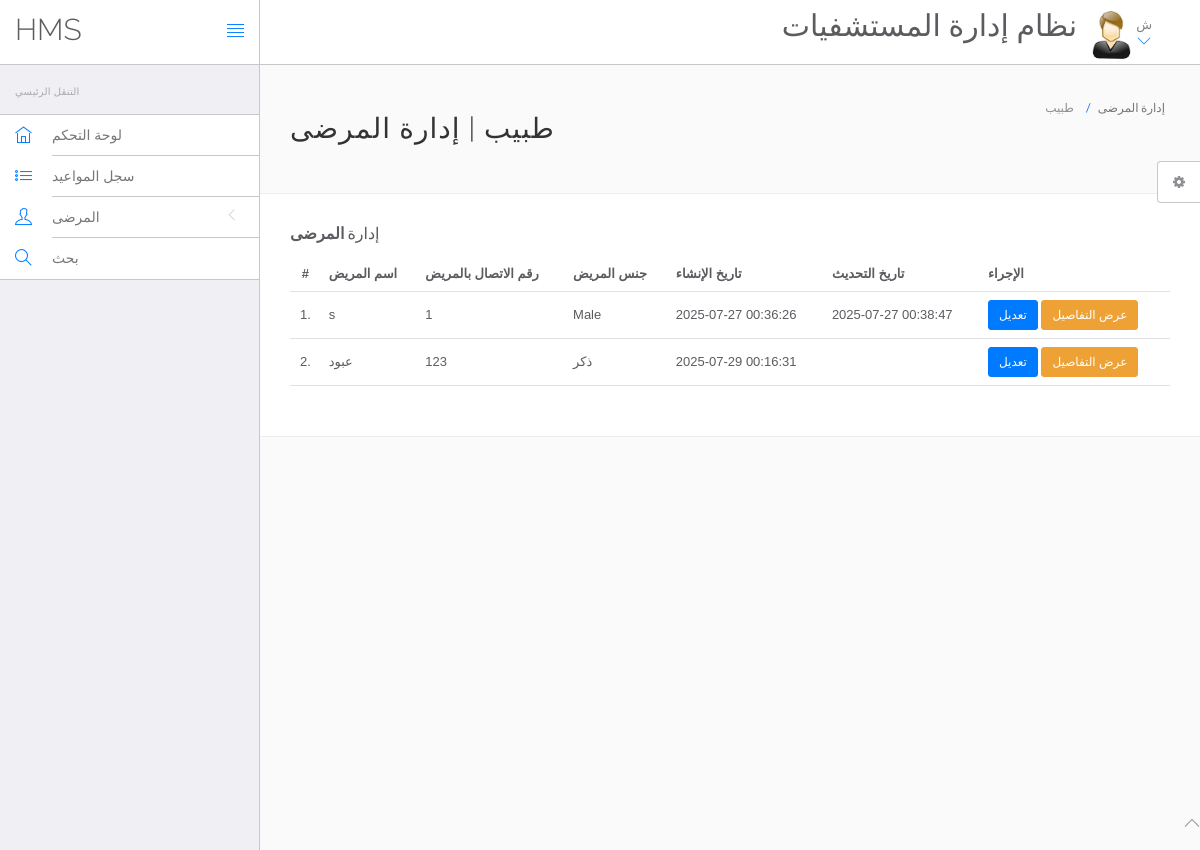
Screenshot of /hospital/hms/doctor/manage-patient.php (signed in) with the database file from the repository.
### tables this page shows
CREATE TABLE `doctors` (
  `id` int(11) NOT NULL,
  `specilization` varchar(255) DEFAULT NULL,
  `doctorName` varchar(255) DEFAULT NULL,
  `address` longtext DEFAULT NULL,
  `docFees` varchar(255) DEFAULT NULL,
  `contactno` bigint(11) DEFAULT NULL,
  `docEmail` varchar(255) DEFAULT NULL,
  `password` varchar(255) DEFAULT NULL,
  `creationDate` timestamp NULL DEFAULT current_timestamp(),
  `updationDate` timestamp NULL DEFAULT NULL ON UPDATE current_timestamp()
);

CREATE TABLE `tblpatient` (
  `ID` int(10) NOT NULL,
  `Docid` int(10) DEFAULT NULL,
  `PatientName` varchar(200) DEFAULT NULL,
  `PatientContno` bigint(10) DEFAULT NULL,
  `PatientEmail` varchar(200) DEFAULT NULL,
  `PatientGender` varchar(50) DEFAULT NULL,
  `PatientAdd` longtext DEFAULT NULL,
  `PatientAge` int(10) DEFAULT NULL,
  `PatientMedhis` longtext DEFAULT NULL,
  `CreationDate` timestamp NULL DEFAULT current_timestamp(),
  `UpdationDate` timestamp NULL DEFAULT NULL ON UPDATE current_timestamp()
);

### hospital/hms/doctor/manage-patient.php (the view, shortened to what this page needs)
<?php
include('include/config.php');
if(strlen($_SESSION['id']==0)) {
 header('location:logout.php');
  } else{
?>
<!DOCTYPE html>
<html lang="en">
	<head>
		<link rel="stylesheet" href="vendor/bootstrap/css/bootstrap.min.css">
		<link rel="stylesheet" href="vendor/fontawesome/css/font-awesome.min.css">
		<link rel="stylesheet" href="vendor/themify-icons/themify-icons.min.css">
		<link href="vendor/animate.css/animate.min.css" rel="stylesheet" media="screen">
		<link href="vendor/perfect-scrollbar/perfect-scrollbar.min.css" rel="stylesheet" media="screen">
		<link href="vendor/switchery/switchery.min.css" rel="stylesheet" media="screen">
		<link href="vendor/bootstrap-touchspin/jquery.bootstrap-touchspin.min.css" rel="stylesheet" media="screen">
		<link href="vendor/select2/select2.min.css" rel="stylesheet" media="screen">
		<link href="vendor/bootstrap-datepicker/bootstrap-datepicker3.standalone.min.css" rel="stylesheet" media="screen">
		<link href="vendor/bootstrap-timepicker/bootstrap-timepicker.min.css" rel="stylesheet" media="screen">
		<link rel="stylesheet" href="assets/css/styles.css">
		<link rel="stylesheet" href="assets/css/plugins.css">
		<link rel="stylesheet" href="assets/css/themes/theme-1.css" id="skin_color" />
	</head>
	<body>
		<div id="app">
<?php include('include/sidebar.php');?>
<div class="app-content">
<?php include('include/header.php');?>
<div class="main-content" >
<div class="wrap-content container" id="container">
<section id="page-title">
<div class="row">
<div class="col-sm-8">
<h1 class="mainTitle">طبيب | إدارة المرضى</h1>
</div>
<ol class="breadcrumb">
<li>
<span>طبيب</span>
</li>
<li class="active">
<span>إدارة المرضى</span>
</li>
</ol>
</div>
</section>
<div class="container-fluid container-fullw bg-white">
<div class="row">
<div class="col-md-12">
<h5 class="over-title margin-bottom-15">إدارة <span class="text-bold">المرضى</span></h5>
<table class="table table-hover" id="sample-table-1">
<thead>
<tr>
<th class="center">#</th>
<th>اسم المريض</th>
<th>رقم الاتصال بالمريض</th>
<th>جنس المريض </th>
<th>تاريخ الإنشاء  </th>
<th>تاريخ التحديث </th>
<th>الإجراء</th>
</tr>
</thead>
<tbody>
<?php
$docid=$_SESSION['id'];
$sql=mysqli_query($con,"select * from tblpatient where Docid='$docid' ");
$cnt=1;
while($row=mysqli_fetch_array($sql))
{
?>
<tr>
<td class="center"><?php echo $cnt;?>.</td>
<td class="hidden-xs"><?php echo $row['PatientName'];?></td>
<td><?php echo $row['PatientContno'];?></td>
<td><?php echo $row['PatientGender'];?></td>
<td><?php echo $row['CreationDate'];?></td>
<td><?php echo $row['UpdationDate'];?>
</td>
<td>
<a href="edit-patient.php?editid=<?php echo $row['ID'];?>" class="btn btn-primary btn-sm" target="_blank">تعديل</a> <a href="view-patient.php?viewid=<?php echo $row['ID'];?>" class="btn btn-warning btn-sm" target="_blank">عرض التفاصيل</a>
</td>
</tr>
<?php
$cnt=$cnt+1;
 }?></tbody>
</table>
</div>
</div>
</div>
</div>
</div>
</div>
</div>
	<?php include('include/footer.php');?>
	<?php include('include/setting.php');?>
	</body>
</html>
<?php } ?>

### hospital/hms/doctor/include/header.php (shortened to what this page needs)
<header class="navbar navbar-default navbar-static-top">
					<div class="navbar-header">
						<a class="navbar-brand" href="#">
							<h2 style="padding-top:20% ">HMS</h2>
						</a>
						<a href="#" class="sidebar-toggler pull-right visible-md visible-lg" data-toggle-class="app-sidebar-closed" data-toggle-target="#app">
							<i class="ti-align-justify"></i>
						</a>
					</div>
					<div class="navbar-collapse collapse">
						<ul class="nav navbar-right">
								<li  style="padding-top:2% ">
								<h2>نظام إدارة المستشفيات</h2>
							</li>
							<li class="dropdown current-user">
								<a href class="dropdown-toggle" data-toggle="dropdown">
									<img src="assets/images/images.jpg" > <span class="username">
									<?php $query=mysqli_query($con,"select doctorName from doctors where id='".$_SESSION['id']."'");
while($row=mysqli_fetch_array($query))
{
	echo $row['doctorName'];
}
									?> <i class="ti-angle-down"></i></i></span>
								</a>
							</li>
						</ul>
					</div>
				</header>

### hospital/hms/doctor/assets/css/themes/theme-1.css (style rules this page uses)
body { background: #FAFAFA; }
header .navbar-header { background: #ffffff !important; border-right-color: #c8c7cc !important; border-bottom-color: #c8c7cc !important; }
header .navbar-header .sidebar-toggler, header .navbar-header .sidebar-mobile-toggler { color: #007aff !important; }
header .navbar-header .navbar-brand { color: #777 !important; }
header .navbar-collapse { background: #ffffff !important; border-bottom-color: #c8c7cc !important; box-shadow: none !important; }
header .navbar-collapse .navbar-right > li > a { color: #777; }
header .navbar-collapse .navbar-right > li > a i { color: #007aff !important; }

### rows the page displays
doctors: doctorName "ش"
tblpatient: PatientName "s", PatientContno "1", PatientGender "Male", CreationDate "2025-07-27 00:36:26", UpdationDate "2025-07-27 00:38:47"
tblpatient: PatientName "عبود", PatientContno "123", PatientGender "ذكر", CreationDate "2025-07-29 00:16:31"
